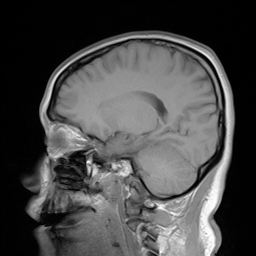
#> input picture CT_image/brain.bmp, 256 x 256 px
$ jupyter execute --allow-errors CT_recon_minus.ipynb
#> lines starting #> are read from the running program, lines starting #| are printed output that depends on the picture; long printed decimals are rounded
[cell 1]
import numpy as np
import matplotlib as mpl
import matplotlib.pyplot as plt
import scipy.optimize as spopt
import scipy.fftpack as spfft
import scipy.ndimage as spimg
import cvxpy as cvx
import imageio
import os
from scipy import linalg
from scipy import sparse
import pywt
import scipy.optimize as spopt
import scipy.fftpack as spfft
import scipy.ndimage as spimg
import imageio
from skimage.metrics import peak_signal_noise_ratio
os.environ["CUDA_DEVICE_ORDER"]="PCI_BUS_ID"
os.environ["CUDA_VISIBLE_DEVICES"]="7"  # specify which GPU(s) to be used
import brainpy as bp
import brainpy.math as bm
bm.disable_gpu_memory_preallocation()
#> (this line was passed over: brainpy is not available in this run)
bm.set_platform('gpu')
#> (this line was passed over: brainpy is not available in this run)

[cell 2]
def imshowgray(im, vmin=None, vmax=None):
    plt.imshow(im, cmap=plt.get_cmap('gray'), vmin=vmin, vmax=vmax)


def wavMask(dims, scale):
    sx, sy = dims
    res = np.ones(dims)
    NM = np.round(np.log2(dims))
    for n in range(int(np.min(NM)-scale+2)//2):
        res[:int(np.round(2**(NM[0]-n))), :int(np.round(2**(NM[1]-n)))] = \
            res[:int(np.round(2**(NM[0]-n))), :int(np.round(2**(NM[1]-n)))]/2
    return res


def imshowWAV(Wim, scale=1):
    plt.imshow(np.abs(Wim)*wavMask(Wim.shape, scale), cmap = plt.get_cmap('gray'))


def coeffs2img(LL, coeffs):
    LH, HL, HH = coeffs
    return np.vstack((np.hstack((LL, LH)), np.hstack((HL, HH))))


def unstack_coeffs(Wim):
        L1, L2  = np.hsplit(Wim, 2)
        LL, HL = np.vsplit(L1, 2)
        LH, HH = np.vsplit(L2, 2)
        return LL, [LH, HL, HH]


def img2coeffs(Wim, levels=4):
    LL, c = unstack_coeffs(Wim)
    coeffs = [c]
    for i in range(levels-1):
        LL, c = unstack_coeffs(LL)
        coeffs.insert(0,c)
    coeffs.insert(0, LL)
    return coeffs


def dwt2(im):
    coeffs = pywt.wavedec2(im, wavelet='db4', mode='per', level=4)
    Wim, rest = coeffs[0], coeffs[1:]
    for levels in rest:
        Wim = coeffs2img(Wim, levels)
    return Wim


def idwt2(Wim):
    coeffs = img2coeffs(Wim, levels=4)
    return pywt.waverec2(coeffs, wavelet='db4', mode='per')

[cell 3]
im  = imageio.imread('brain.bmp', mode='F')
#> im is the input picture: shape (256, 256) float32; min 0, max 255, mean 72.5

Wim = dwt2(im)
#> in dwt2, `coeffs = pywt.wavedec2(im, wavelet='db4', mode='per', level=4)`: coeffs = 5 items
#> the loop in dwt2, `for levels in rest:` made 4 passes
#> after the loop in dwt2, `for levels in rest:`:
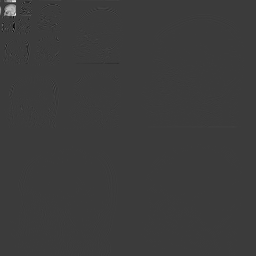
#> Wim: shape (256, 256) float32; min -1148.4, max 3748.1, mean 4.5; drawn with min black and max white
f = 0.1
m = np.sort(abs(Wim.ravel()))[::-1]
ndx = int(len(m) * f)
#> ndx = 6553
thr = m[ndx]
#> thr = 15.62
Wim_thr = Wim * (abs(Wim) > thr)

im3 = idwt2(Wim_thr)
#> in unstack_coeffs, `L1, L2  = np.hsplit(Wim, 2)`:
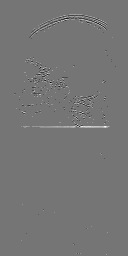
#> L2: shape (256, 128) float32; min -73.43, max 86.16, mean 0.1; drawn with min black and max white
#> in unstack_coeffs, `LH, HH = np.vsplit(L2, 2)`:
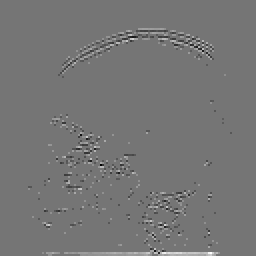
#> LH: shape (128, 128) float32 (shown 2 times larger); min -73.43, max 86.16, mean 0.3; drawn with min black and max white
#> in img2coeffs, `LL, c = unstack_coeffs(Wim)`: c = 3 items
#> the loop in img2coeffs, `for i in range(levels-1):` made 3 passes
#> pass 1, in unstack_coeffs (call 2), `L1, L2  = np.hsplit(Wim, 2)`:
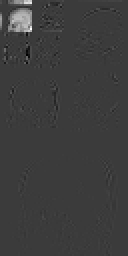
#> L1: shape (128, 64) float32 (shown 2 times larger); min -1148.4, max 3748.1, mean 35.9; drawn with min black and max white
#> pass 1, in unstack_coeffs (call 2), `L1, L2  = np.hsplit(Wim, 2)`:
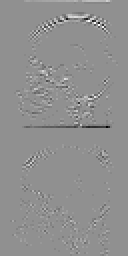
#> L2: shape (128, 64) float32 (shown 2 times larger); min -298.6, max 228.5, mean -0.3; drawn with min black and max white
#> pass 1, in unstack_coeffs (call 2), `LL, HL = np.vsplit(L1, 2)`:
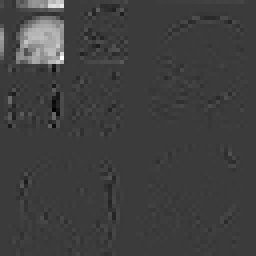
#> LL: shape (64, 64) float32 (shown 4 times larger); min -1148.4, max 3748.1, mean 71.5; drawn with min black and max white
#> pass 1, in unstack_coeffs (call 2), `LL, HL = np.vsplit(L1, 2)`:
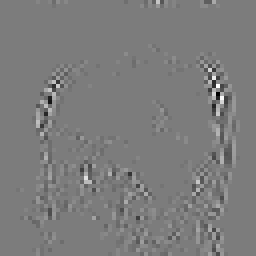
#> HL: shape (64, 64) float32 (shown 4 times larger); min -284.1, max 297, mean 0.3; drawn with min black and max white
#> after the loop in img2coeffs, `for i in range(levels-1):`: coeffs = 4 items
#> in idwt2, `coeffs = img2coeffs(Wim, levels=4)`: coeffs = 5 items
Wim_plus  = np.maximum(Wim_thr,0)
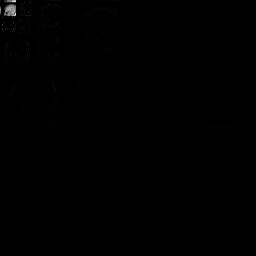
#> Wim_plus: shape (256, 256) float32; min 0, max 3748.1, mean 7.2; drawn with min black and max white
Wim_minus = np.minimum(Wim_thr,0)
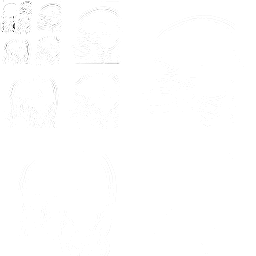
#> Wim_minus: shape (256, 256) float32; min -1148.4, max 0, mean -2.7; drawn with min black and max white

scale_factor =  abs(np.min(Wim_minus))
#> scale_factor = 1148.4

X_plus_normalized  = Wim_plus/np.max(Wim_plus)
X_minus_normalized = Wim_minus/np.min(Wim_minus)

[cell 4]
print(np.max(X_minus_normalized))
#| 1.0

[cell 5]
X_minus_reshape  = X_minus_normalized.ravel()[:, np.newaxis]
# X_plus_reshape  = abs(X_minus_normalized.ravel()[:, np.newaxis])
# rng = np.random.RandomState(3)
rng = np.random.RandomState(30)
matrix_size = X_minus_reshape.shape[0]
#> matrix_size = 65536
#> (the rest of this cell did not finish here and is left out)

[cell 6]
import Neuron_models as nm
# net_double_rk2 = nm.SLCA_rk2(w.shape[0], w, b, 0.0001)
#> (the rest of this cell did not finish here and is left out)

#> (a cell that did not finish here is left out)

#> (a cell that did not finish here is left out)

#> (a cell that did not finish here is left out)

[cell 10]
plt.rcParams['figure.figsize'] = (16, 16)
plt.subplot(1,3,1)
imshowgray(np.abs(im))
plt.title('Original')

plt.subplot(1,3,2)
imshowWAV(Wim)
plt.title('DWT')

plt.subplot(1,3,3)
#> (the rest of this cell did not finish here and is left out)

[cell 11]
plt.rcParams['figure.figsize'] = (16, 16)
plt.subplot(1,3,1)
imshowgray(np.abs(im))
plt.title('Original')

plt.subplot(1,3,2)
imshowWAV(Wim)
plt.title('DWT')

plt.subplot(1,3,3)
imshowgray(np.abs(im3))
plt.title('Reconstruction')

print('PSNR:', peak_signal_noise_ratio(im, im3, data_range=im.max() - im.min()))
#| PSNR: 36.754
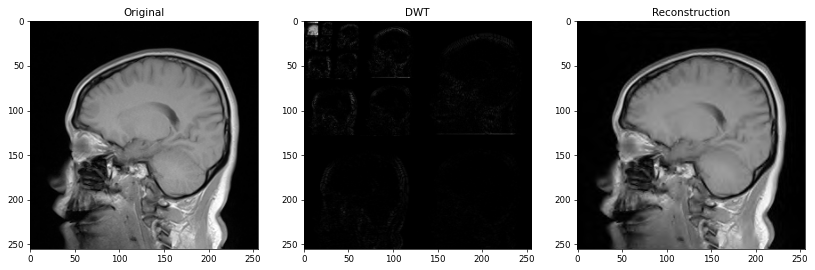
#> figure drawn by matplotlib, 3 panels
